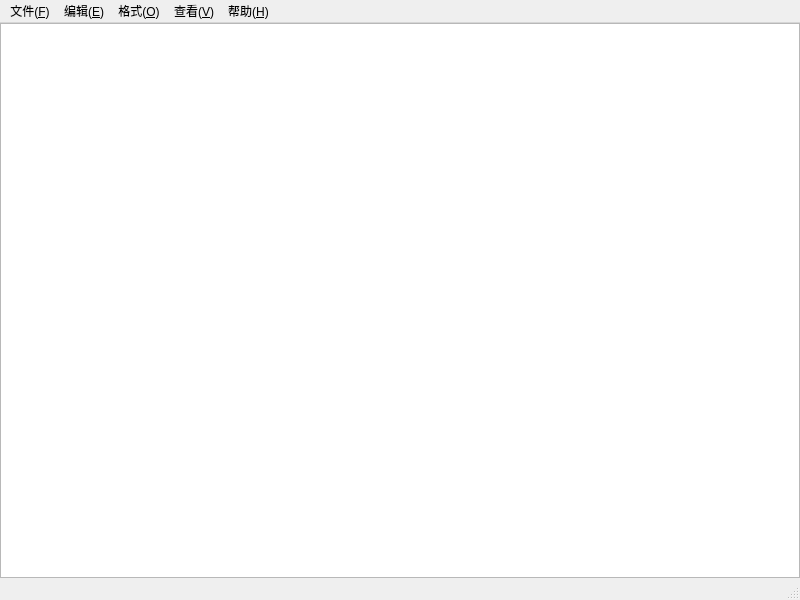
<?xml version="1.0" encoding="UTF-8"?>
<ui version="4.0">
 <class>MainWindow</class>
 <widget class="QMainWindow" name="MainWindow">
  <property name="geometry">
   <rect>
    <x>0</x>
    <y>0</y>
    <width>800</width>
    <height>600</height>
   </rect>
  </property>
  <property name="windowTitle">
   <string>MainWindow</string>
  </property>
  <property name="styleSheet">
   <string notr="true"/>
  </property>
  <widget class="QWidget" name="centralwidget">
   <property name="styleSheet">
    <string notr="true"/>
   </property>
   <layout class="QVBoxLayout" name="verticalLayout">
    <property name="leftMargin">
     <number>0</number>
    </property>
    <property name="topMargin">
     <number>0</number>
    </property>
    <property name="rightMargin">
     <number>0</number>
    </property>
    <property name="bottomMargin">
     <number>0</number>
    </property>
    <item>
     <widget class="QPlainTextEdit" name="plainTextEdit">
      <property name="styleSheet">
       <string notr="true"/>
      </property>
     </widget>
    </item>
   </layout>
  </widget>
  <widget class="QMenuBar" name="menubar">
   <property name="geometry">
    <rect>
     <x>0</x>
     <y>0</y>
     <width>800</width>
     <height>18</height>
    </rect>
   </property>
   <widget class="QMenu" name="menu_F">
    <property name="title">
     <string>文件(&amp;F)</string>
    </property>
    <addaction name="action_N"/>
    <addaction name="action_W"/>
    <addaction name="action_O"/>
    <addaction name="action_S"/>
    <addaction name="action_A"/>
    <addaction name="separator"/>
    <addaction name="action_U"/>
    <addaction name="action_P"/>
    <addaction name="separator"/>
    <addaction name="action_X"/>
   </widget>
   <widget class="QMenu" name="menu_E">
    <property name="title">
     <string>编辑(&amp;E)</string>
    </property>
    <addaction name="action_U_2"/>
    <addaction name="separator"/>
    <addaction name="action_T"/>
    <addaction name="action_C"/>
    <addaction name="action_P_2"/>
    <addaction name="action_L"/>
    <addaction name="separator"/>
    <addaction name="action_Bing"/>
    <addaction name="action_F"/>
    <addaction name="action_N_2"/>
    <addaction name="action_V"/>
    <addaction name="action_R"/>
    <addaction name="action_G"/>
    <addaction name="separator"/>
    <addaction name="action_A_2"/>
    <addaction name="action_D"/>
   </widget>
   <widget class="QMenu" name="menu_O">
    <property name="title">
     <string>格式(&amp;O)</string>
    </property>
    <addaction name="action_W_2"/>
    <addaction name="action_F_2"/>
   </widget>
   <widget class="QMenu" name="menu_V">
    <property name="title">
     <string>查看(&amp;V)</string>
    </property>
    <widget class="QMenu" name="menu_Z">
     <property name="title">
      <string>缩放(&amp;Z)</string>
     </property>
     <addaction name="action_I"/>
     <addaction name="action_O_2"/>
     <addaction name="action_R_Z"/>
    </widget>
    <addaction name="menu_Z"/>
    <addaction name="action_S_2"/>
   </widget>
   <widget class="QMenu" name="menu_H">
    <property name="title">
     <string>帮助(&amp;H)</string>
    </property>
    <addaction name="action_H"/>
    <addaction name="action_F_3"/>
    <addaction name="separator"/>
    <addaction name="action_A_3"/>
   </widget>
   <addaction name="menu_F"/>
   <addaction name="menu_E"/>
   <addaction name="menu_O"/>
   <addaction name="menu_V"/>
   <addaction name="menu_H"/>
  </widget>
  <widget class="QStatusBar" name="statusbar"/>
  <action name="action_N">
   <property name="text">
    <string>新建(&amp;N)</string>
   </property>
   <property name="shortcut">
    <string>Ctrl+N</string>
   </property>
  </action>
  <action name="action_W">
   <property name="text">
    <string>新窗口(&amp;W)</string>
   </property>
   <property name="shortcut">
    <string>Ctrl+Shift+N</string>
   </property>
  </action>
  <action name="action_O">
   <property name="text">
    <string>打开(&amp;O)...</string>
   </property>
   <property name="shortcut">
    <string>Ctrl+O</string>
   </property>
  </action>
  <action name="action_S">
   <property name="text">
    <string>保存(&amp;S)</string>
   </property>
   <property name="shortcut">
    <string>Ctrl+S</string>
   </property>
  </action>
  <action name="action_A">
   <property name="text">
    <string>另存为(&amp;A)...</string>
   </property>
   <property name="shortcut">
    <string>Ctrl+Shift+S</string>
   </property>
  </action>
  <action name="action_U">
   <property name="text">
    <string>页面设置(&amp;U)...</string>
   </property>
  </action>
  <action name="action_P">
   <property name="text">
    <string>打印(&amp;P)...</string>
   </property>
   <property name="shortcut">
    <string>Ctrl+P</string>
   </property>
  </action>
  <action name="action_X">
   <property name="text">
    <string>退出(&amp;X)</string>
   </property>
  </action>
  <action name="action_U_2">
   <property name="text">
    <string>撤销(&amp;U)</string>
   </property>
  </action>
  <action name="action_T">
   <property name="text">
    <string>剪切(&amp;T)</string>
   </property>
  </action>
  <action name="action_C">
   <property name="text">
    <string>复制(&amp;C)</string>
   </property>
  </action>
  <action name="action_P_2">
   <property name="text">
    <string>粘贴(&amp;P)</string>
   </property>
  </action>
  <action name="action_L">
   <property name="text">
    <string>删除(&amp;L)</string>
   </property>
  </action>
  <action name="action_Bing">
   <property name="text">
    <string>使用Bing搜索...</string>
   </property>
  </action>
  <action name="action_F">
   <property name="text">
    <string>查找(&amp;F)...</string>
   </property>
  </action>
  <action name="action_N_2">
   <property name="text">
    <string>查找下一个(&amp;N)</string>
   </property>
  </action>
  <action name="action_V">
   <property name="text">
    <string>查找上一个(&amp;V)</string>
   </property>
  </action>
  <action name="action_R">
   <property name="text">
    <string>替换(&amp;R)...</string>
   </property>
  </action>
  <action name="action_G">
   <property name="text">
    <string>转到(&amp;G)...</string>
   </property>
  </action>
  <action name="action_A_2">
   <property name="text">
    <string>全选(&amp;A)</string>
   </property>
  </action>
  <action name="action_D">
   <property name="text">
    <string>时间/日期(&amp;D)</string>
   </property>
  </action>
  <action name="action_W_2">
   <property name="checkable">
    <bool>true</bool>
   </property>
   <property name="text">
    <string>自动换行(&amp;W)</string>
   </property>
  </action>
  <action name="action_F_2">
   <property name="text">
    <string>字体(&amp;F)...</string>
   </property>
  </action>
  <action name="action_S_2">
   <property name="checkable">
    <bool>true</bool>
   </property>
   <property name="text">
    <string>状态栏(&amp;S)</string>
   </property>
  </action>
  <action name="action_H">
   <property name="text">
    <string>查看帮助(&amp;H)</string>
   </property>
  </action>
  <action name="action_F_3">
   <property name="text">
    <string>发送反馈(&amp;F)</string>
   </property>
  </action>
  <action name="action_A_3">
   <property name="text">
    <string>关于ZNote(&amp;A)</string>
   </property>
  </action>
  <action name="action_Menu">
   <property name="text">
    <string>&amp;Menu</string>
   </property>
  </action>
  <action name="action_I">
   <property name="text">
    <string>放大(&amp;I)</string>
   </property>
  </action>
  <action name="action_O_2">
   <property name="text">
    <string>缩小(&amp;O)</string>
   </property>
  </action>
  <action name="action_R_Z">
   <property name="text">
    <string>恢复默认缩放</string>
   </property>
  </action>
 </widget>
 <resources/>
 <connections/>
</ui>
